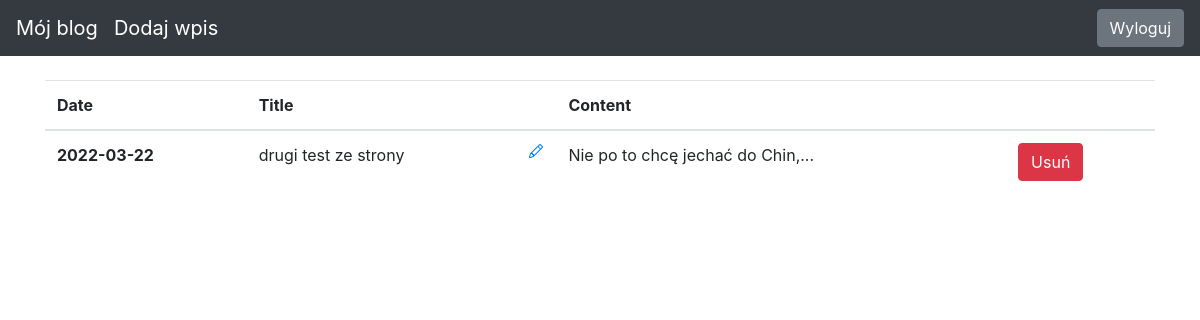
The page /drafts/ (signed in) on the database as committed earlier.
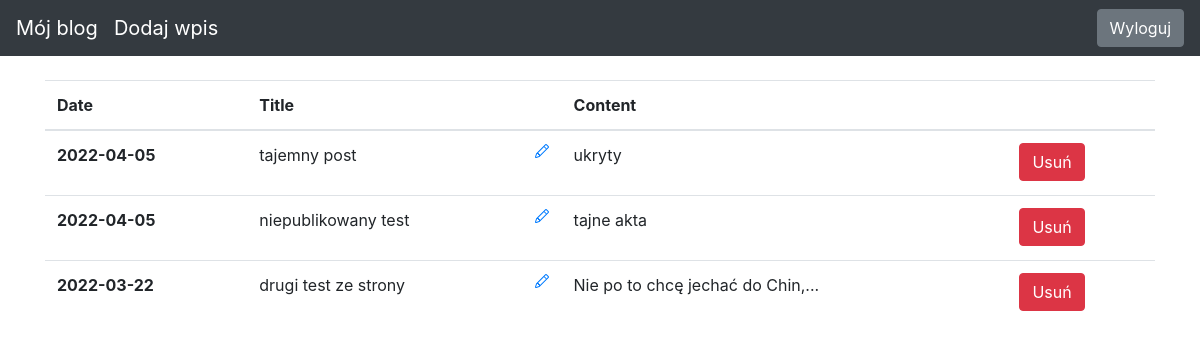
The same page on the database as committed later.
### blog/models.py (models this page shows)
class Entry(db.Model):
    id = db.Column(db.Integer, primary_key=True)
    title = db.Column(db.String(80), nullable = False)
    body = db.Column(db.Text, nullable=False)
    pub_date = db.Column(db.DateTime, nullable = False, default=datetime.datetime.utcnow)
    is_published = db.Column(db.Boolean, default=False)

### blog/routes.py (the view)
@app.route("/drafts/", methods = ['GET'])
@login_required
def list_drafts():
      drafts = Entry.query.filter_by(is_published = False).order_by(Entry.pub_date.desc())
      return render_template("drafts.html", drafts=drafts)

### blog/routes.py (called while the page is built)
def login_required(view_func):
      @functools.wraps(view_func) # funckja w funkcji i dekorator na drugą funkcją
      def check_permissions(*args, **kwargs):
            if session.get('logged_in'):
                  return view_func(*args,**kwargs)
            return redirect(url_for('login', next=request.path))
      return check_permissions

### blog/templates/drafts.html (shortened to what this page needs)
{% extends "base.html" %}
{% block content %}
<table class="table">
    <thead>
      <tr>
        <th scope="col">Date</th>
        <th scope="col">Title</th>
        <th scope="col">Content</th>
        <th scope="col"></th>
      </tr>
    </thead>
    <tbody>
{% for draft in drafts %}
<div>
    <tr>
    <th scope="row">{{ draft.pub_date.strftime('%Y-%m-%d') }}</th>
    <td>
    <p class="d-inline-block">{{ draft.title }}</p>
        <a href="{{ url_for('edit_entry', entry_id=draft.id) }}">
        </a>
    </td>
    <td>
        {{ draft.body|truncate(34, true) }}
    </td>
    <td>
        {% if session.logged_in %}
          <form class="form-inline my-2 my-lg-0" action="#" method="POST">
            <button class="btn btn-danger" type="submit">Usuń</button>
          </form>
        {% else %}
          <a href="{{ url_for('login') }}" class="btn btn-secondary my-2 my-lg-0">Zaloguj</a>
        {% endif %}
    </td>
    </tr>
</div>
{% endfor %}
</tbody>
</table>
{% endblock %}

### blog/templates/base.html (shortened to what this page needs)
<!doctype html>
<html lang="en">
<head>
 <link rel="stylesheet" href="https://stackpath.bootstrapcdn.com/bootstrap/4.5.0/css/bootstrap.min.css"
>
</head>
<body>
 <nav class="navbar navbar-expand-md navbar-dark bg-dark fixed-top">
   <a class="navbar-brand" href="/">Mój blog</a>
   <a class="navbar-brand" href="/edit-post/0">Dodaj wpis</a>
     <div class="collapse navbar-collapse" id="navbarsExampleDefault">
      {% if session.logged_in %}
        <form class="form-inline my-2 my-lg-0" action="{{ url_for('logout') }}" method="POST">
          <button class="btn btn-secondary my-2 my-sm-0" type="submit">Wyloguj</button>
        </form>
      {% else %}
        <a href="{{ url_for('login') }}" class="btn btn-secondary my-2 my-lg-0">Zaloguj</a>
      {% endif %}
    </div>
 </nav>
 <main role="main" class="container">
   {% block content %}
   {% endblock %}
 </main>
</html>

### blog/templates/base.html (style rules this page uses)
body { padding-top: 5rem; }

Rows that differ between the two databases and show on the page:
added Entry: pub_date "2022-04-05", title "tajemny post", body "ukryty"
added Entry: pub_date "2022-04-05", title "niepublikowany test", body "tajne akta"
